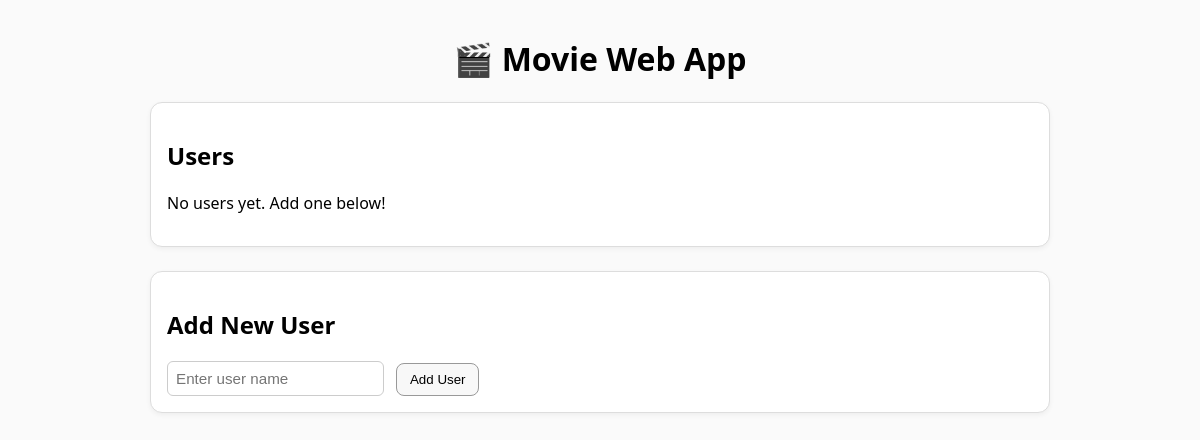
/, run on an earlier commit of the app's database.
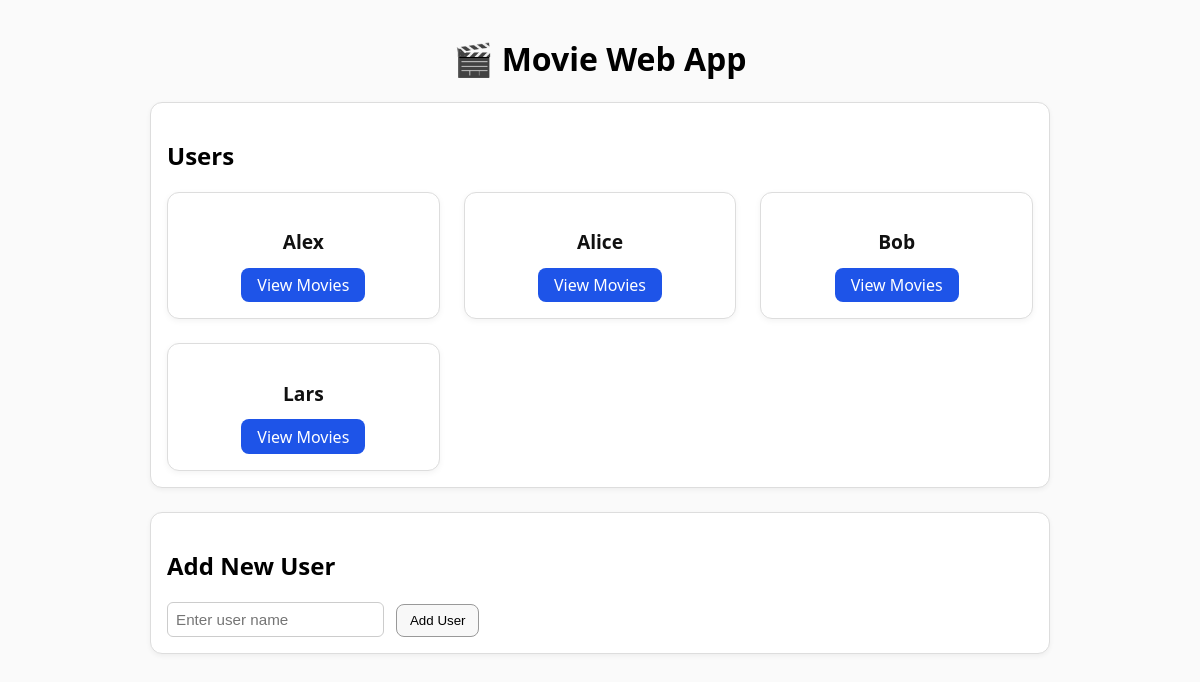
And on a later commit of the database.
### models.py (models this page shows, shortened)
class User(db.Model):
    __tablename__ = 'users'
    id = db.Column(db.Integer, primary_key=True, autoincrement=True)
    name = db.Column(db.String(100), unique=True, nullable=False)
    movies = db.relationship('Movie', backref='user', lazy=True, cascade="all, delete")

### app.py (the view)
@app.route('/')
def home():
    try:
        users = data_manager.get_users()
        app.logger.info("Loaded home page with %d users.", len(users))
        return render_template('index.html', users=users)
    except Exception as e:
        app.logger.error("Error loading home page: %s", e, exc_info=True)
        flash("Error while loading home page.")
        return render_template('index.html', users=[])

### data_manager.py (called while the page is built)
    def get_users(self):
        users = User.query.order_by(User.name.asc()).all()
        app.logger.info("Fetched %d users.", len(users))
        return users

### templates/index.html (shortened to what this page needs)
{% extends "base.html" %}
{% block content %}
<section class="card">
    <h2>Users</h2>
    {% if users %}
    <div class="user-grid">
        {% for user in users %}
        <div class="user-card">
            <h3>{{ user.name }}</h3>
            <a href="{{ url_for('user_movies', user_id=user.id) }}" class="view-btn">View Movies</a>
        </div>
        {% endfor %}
    </div>
    {% else %}
        <p>No users yet. Add one below!</p>
    {% endif %}
</section>
<section class="card">
    <h2>Add New User</h2>
    <form action="{{ url_for('create_user') }}" method="POST" class="add-user-form">
        <input type="text" name="name" placeholder="Enter user name" required>
        <button type="submit">Add User</button>
    </form>
</section>
{% endblock %}

### templates/base.html (shortened to what this page needs)
<!DOCTYPE html>
<html lang="en">
<head>
    <link rel="stylesheet" href="{{ url_for('static', filename='styles.css') }}">
</head>
<body>
    <header>
        <h1>🎬 Movie Web App</h1>
    </header>
    <main>
        {% block content %}{% endblock %}
    </main>
</body>
</html>

### static/styles.css (style rules this page uses)
body { font-family: system-ui, sans-serif; margin: 0 auto; max-width: 900px; padding: 1rem; background: #fafafa; }
header { margin-bottom: 1rem; text-align: center; }
.card { background: #fff; border: 1px solid #ddd; border-radius: 12px; padding: 1rem; margin-bottom: 1.5rem; box-shadow: 0 2px 5px rgba(0, 0, 0, 0.05); }
button { padding: 0.5rem 0.8rem; border-radius: 8px; border: 1px solid #999; background: #f8f8f8; cursor: pointer; transition: background 0.2s; }
input[type="text"], input[type="number"] { padding: 0.2rem; border-radius: 6px; border: 1px solid #ccc; font-size: 0.95rem; }
.user-grid { display: grid; grid-template-columns: repeat(auto-fit, minmax(200px, 1fr)); gap: 1.5rem; margin-top: 1rem; }
.user-card { background: #fff; border: 1px solid #ddd; border-radius: 12px; padding: 1rem; text-align: center; box-shadow: 0 2px 6px rgba(0, 0, 0, 0.05); transition: transform 0.2s ease, box-shadow 0.2s ease; }
.user-card h3 { font-size: 1.2rem; margin-bottom: 0.8rem; color: #111; }
.view-btn { display: inline-block; background: #1e54e8; color: white; padding: 0.4rem 1rem; border-radius: 8px; text-decoration: none; font-weight: 500; transition: background 0.2s; }
.add-user-form { margin-top: 1rem; }
.add-user-form input { padding: 0.5rem; border-radius: 6px; border: 1px solid #ccc; }
.add-user-form button { margin-left: 0.5rem; }

What changed in the data, as far as the page shows it:
added User: name "Alex"
added User: name "Alice"
added User: name "Bob"
added User: name "Lars"
Also different on the page:
text no longer shown: "No users yet. Add one below!"
